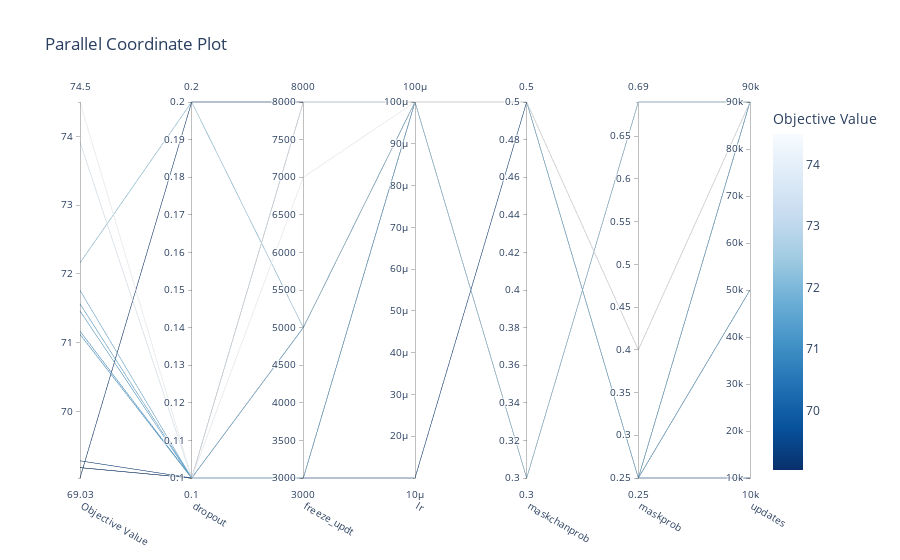

This figure's notebook cell:
### Code cell
optuna.visualization.plot_parallel_coordinate(study)

### Figure 1 — Plotly figure (JSON) as saved in the notebook; plotly's stock layout.template omitted (floating-point values rounded to 4 significant figures)
{"data": [{"dimensions": [{"label": "Objective Value", "range": [69.03, 74.5], "values": [71.56, 71.17, 69.28, 71.76, 72.16, 71.46, 71.12, 69.03, 69.18, 69.18, 69.18, 73.92, 74.5]}, {"label": "dropout", "range": [0.1, 0.2], "values": [0.1, 0.1, 0.1, 0.1, 0.2, 0.1, 0.1, 0.2, 0.1, 0.1, 0.1, 0.1, 0.1]}, {"label": "freeze_updt", "range": [3000, 8000], "values": [3000, 3000, 3000, 5000, 5000, 5000, 8000, 8000, 8000, 8000, 3000, 8000, 7000]}, {"label": "lr", "range": [1e-05, 0.0001], "values": [0.0001, 0.0001, 0.0001, 0.0001, 0.0001, 0.0001, 0.0001, 0.0001, 0.0001, 0.0001, 1e-05, 0.0001, 0.0001]}, {"label": "maskchanprob", "range": [0.3, 0.5], "values": [0.5, 0.5, 0.5, 0.5, 0.3, 0.5, 0.5, 0.3, 0.5, 0.5, 0.5, 0.5, 0.5]}, {"label": "maskprob", "range": [0.25, 0.69], "values": [0.25, 0.25, 0.25, 0.25, 0.69, 0.4, 0.25, 0.69, 0.4, 0.4, 0.25, 0.4, 0.4]}, {"label": "updates", "range": [10000, 90000], "values": [50000, 50000, 10000, 90000, 90000, 90000, 90000, 90000, 90000, 90000, 90000, 90000, 90000]}], "labelangle": 30, "labelside": "bottom", "line": {"color": [71.56, 71.17, 69.28, 71.76, 72.16, 71.46, 71.12, 69.03, 69.18, 69.18, 69.18, 73.92, 74.5], "colorbar": {"title": {"text": "Objective Value"}}, "colorscale": [[0, "rgb(247,251,255)"], [0.125, "rgb(222,235,247)"], [0.25, "rgb(198,219,239)"], [0.375, "rgb(158,202,225)"], [0.5, "rgb(107,174,214)"], [0.625, "rgb(66,146,198)"], [0.75, "rgb(33,113,181)"], [0.875, "rgb(8,81,156)"], [1, "rgb(8,48,107)"]], "reversescale": true, "showscale": true}, "type": "parcoords"}], "layout": {"title": {"text": "Parallel Coordinate Plot"}}}
